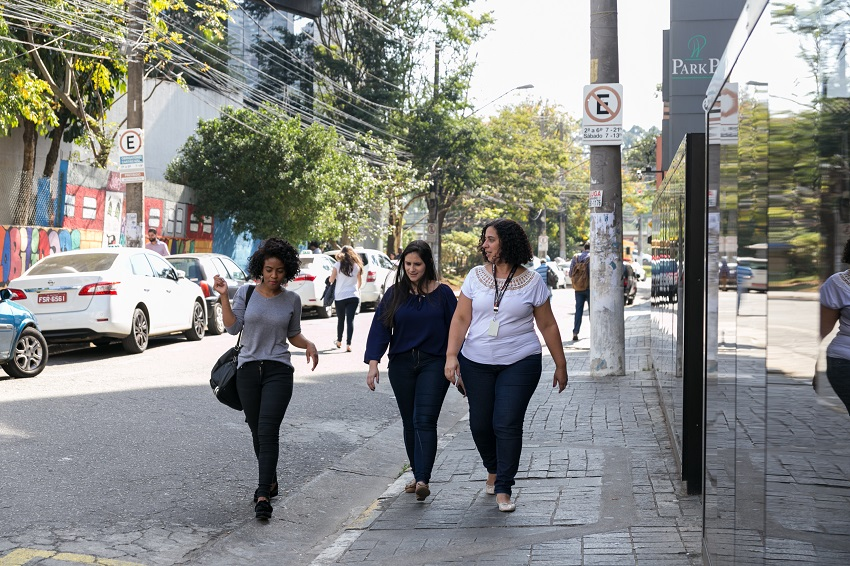
#> input picture Input/pessoa4.png, 850 x 566 px, found by its file name
$ python distancia_euclidiana_automatica.py
#> lines starting #> are read from the running program, lines starting #| are printed output that depends on the picture; after the words box and inside, x2 and y2 are one past the last pixel; in counts of white or black regions, pixels touching at a corner belong together
# -*- coding: utf-8 -*-

import cv2 as cv
import cv2.data as haar_dir
#Importante para o calculo da distancia euclidiana (no plano)
from scipy.spatial import distance as dist


#####Curiosidade######Curiosidade#############
# Pixel(Picture + Element), a menor unidade de uma imagem, com o qual gera-se uma cor (RGB)
# O tamanho de um pixel é 1(polegada)/96 , aproximadamente 0,26 mm (0,254...)

CONST_PIXEL= 0.254
imagem = cv.imread('pessoa4.png') #Troque o nome para testar outras imagens
#> imagem is the input picture: shape (566, 850, 3); mean B, G, R 134.1, 137.2, 136.1
haar_path = haar_dir.haarcascades #Forma mais bonita de usar  os modelos ja treinados (estao na pasta do sistema quando instalado)
haar= haar_path + 'haarcascade_fullbody.xml'

classificadorCorpo = cv.CascadeClassifier(haar)

imagemDeteccao = cv.cvtColor(imagem,cv.COLOR_BGR2GRAY) #Mudando para escala de cinza
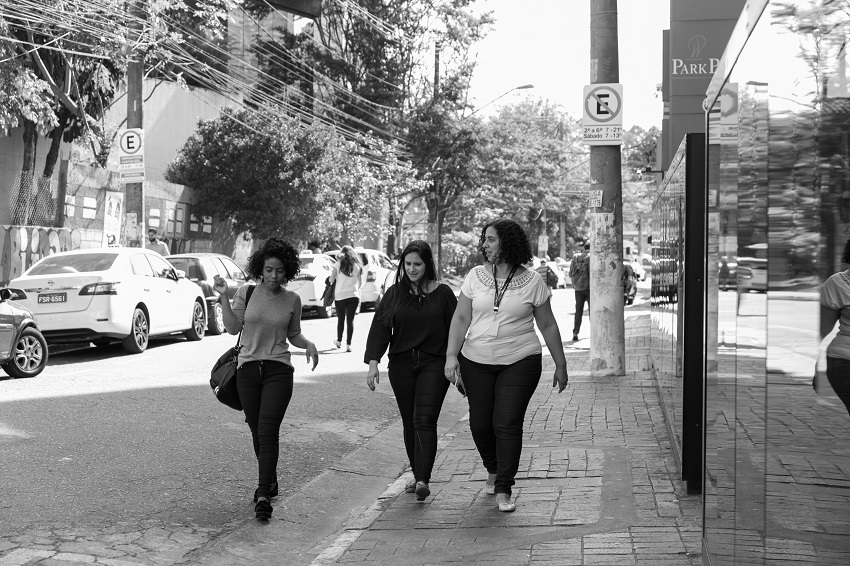
#> imagemDeteccao: shape (566, 850); min 0, max 255, mean 136.5

roi = classificadorCorpo.detectMultiScale(imagemDeteccao)#Deteccao com parametros padroes.
#> roi = [[439, 318, 110, 220], [350, 244, 130, 260], [194, 281, 125, 251], [402, 176, 184, 368]]

for x,y,w,h in roi:
    tamanho_cm = (dist.euclidean((x,y),(x+w,y+h))*CONST_PIXEL)/10 #Calculo da distancia entre pixels e conversao para centimetros
    dimensoes = imagem[y:y+h,x:x+w].shape
    #Desenho da linha vermelha no centro do quadrado
    cv.line(imagem[y:y+h,x:x+w],
            (int(dimensoes[1]*0.5),0),
            ((int(dimensoes[1]*0.5)),y+h),
            (0,0,255),
            1,
            cv.LINE_4)

    #Escreve o tamanho do objeto na imagem
    cv.putText(imagem,str('%.2f'%tamanho_cm) + 'cm',(x,y+h+15),cv.FONT_HERSHEY_SIMPLEX,0.6,(255,0,0))

    #Desenha os quadrados (boundingbox)
    cv.rectangle(imagem,(x,y),((x+w),(y+h)),(255,255,0),1,cv.LINE_4)
#> this loop made 4 passes
#> (x, y, w, h, tamanho_cm, dimensoes) on passes 1 to 4: (439, 318, 110, 220, 6.25, (220, 110, 3)), (350, 244, 130, 260, 7.38, (260, 130, 3)), (194, 281, 125, 251, 7.12, (251, 125, 3)), (402, 176, 184, 368, 10.45, (368, 184, 3))
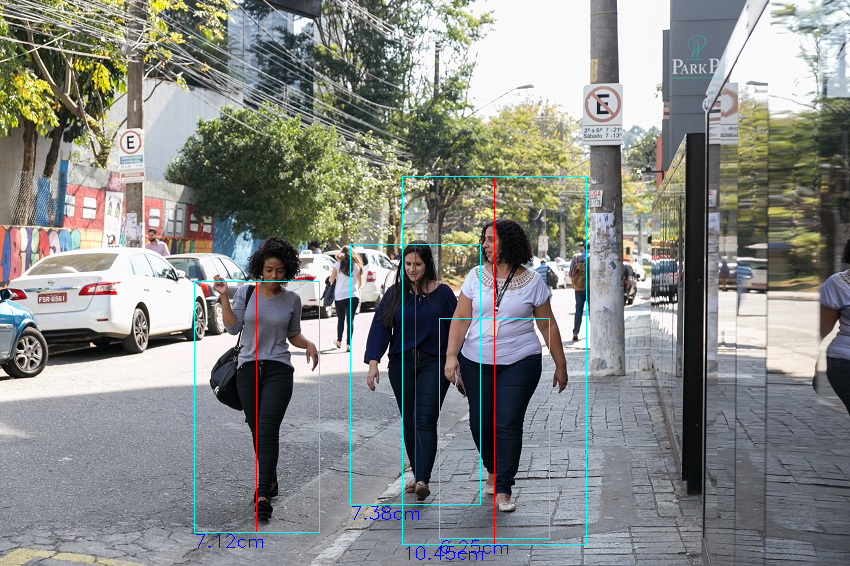
#> imagem: shape (566, 850, 3); 0.99% of pixels changed, all inside (x1, y1, x2, y2) = (194, 176, 587, 560)

#Exibe o resultato ate que uma tecla seja pressionada
cv.imshow("Tamanho", imagem)
cv.waitKey()
cv.destroyAllWindows()

$ run again, with Input/pessoa1.png copied over Input/pessoa4.png
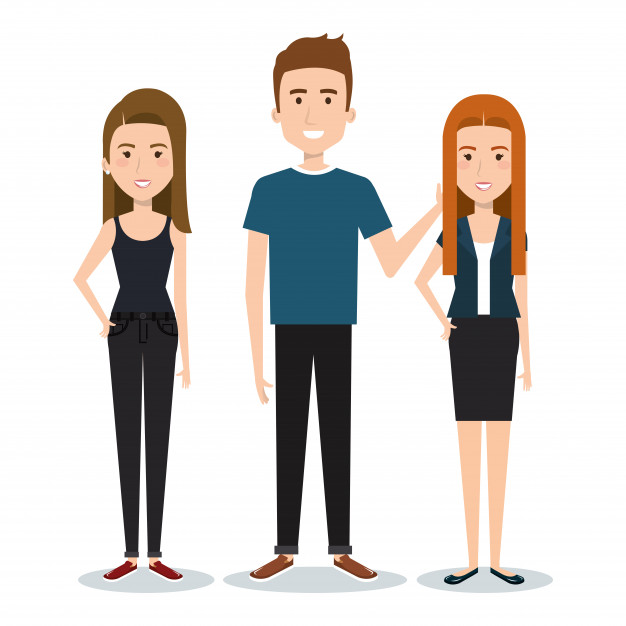
#> input picture Input/pessoa1.png, 626 x 626 px, found by its file name
#> imagem is the input picture: shape (626, 626, 3); mean B, G, R 208.4, 211.7, 215.9
#> `imagemDeteccao = cv.cvtColor(imagem,cv.COLOR_BGR2GRAY)`:
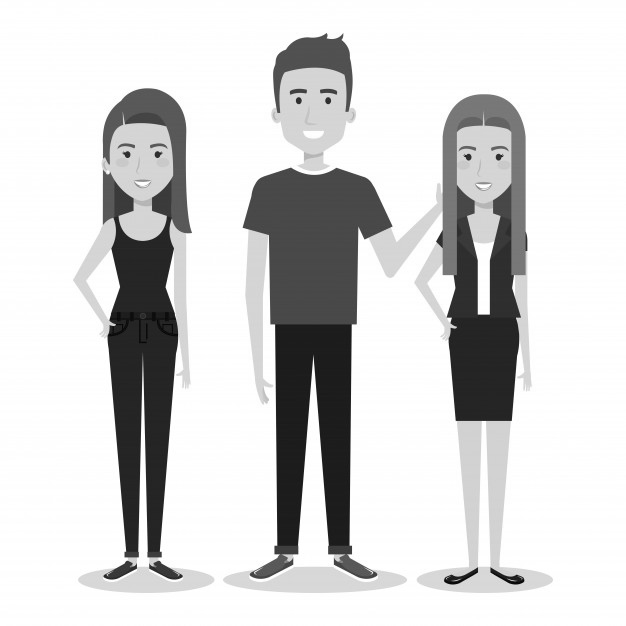
#> imagemDeteccao: shape (626, 626); min 5, max 255, mean 212.6
#> roi = [[385, 148, 186, 371], [25, 108, 223, 446], [187, 75, 238, 475]]
#> the loop `for x,y,w,h in roi:` made 3 passes
#> (x, y, w, h, tamanho_cm, dimensoes) on passes 1 to 3: (385, 148, 186, 371, 10.54, (371, 186, 3)), (25, 108, 223, 446, 12.67, (446, 223, 3)), (187, 75, 238, 475, 13.49, (475, 238, 3))
#> after the loop `for x,y,w,h in roi:`:
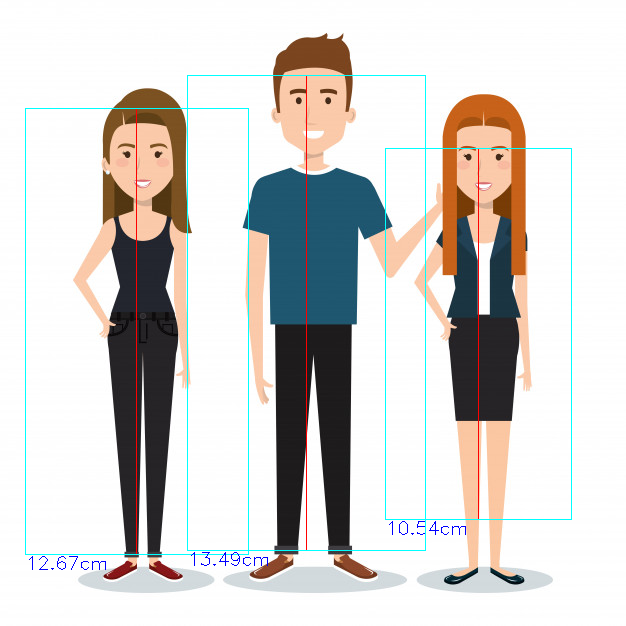
#> imagem: shape (626, 626, 3); 1.45% of pixels changed, all inside (x1, y1, x2, y2) = (25, 75, 572, 570)
